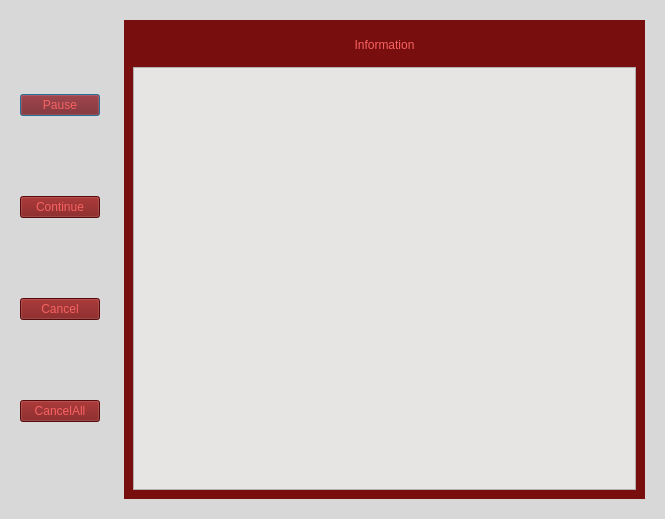
<?xml version="1.0" encoding="UTF-8"?>
<ui version="4.0">
 <class>TestingWindow</class>
 <widget class="QDialog" name="Dialog">
  <property name="geometry">
   <rect>
    <x>0</x>
    <y>0</y>
    <width>665</width>
    <height>519</height>
   </rect>
  </property>
  <property name="windowTitle">
   <string>Testing</string>
  </property>
  <property name="styleSheet">
   <string notr="true">background-color:#D8D8D8</string>
  </property>
  <layout class="QHBoxLayout" name="horizontalLayout">
   <item>
    <widget class="QWidget" name="widget" native="true">
     <layout class="QVBoxLayout" name="verticalLayout_4">
      <item>
       <widget class="QPushButton" name="Pausebtn">
        <property name="styleSheet">
         <string notr="true">background-color:#790E0E;color:#F86262</string>
        </property>
        <property name="text">
         <string>Pause</string>
        </property>
       </widget>
      </item>
      <item>
       <widget class="QPushButton" name="Continuebtn">
        <property name="styleSheet">
         <string notr="true">background-color:#790E0E;color:#F86262</string>
        </property>
        <property name="text">
         <string>Continue</string>
        </property>
       </widget>
      </item>
      <item>
       <widget class="QPushButton" name="Cancelbtn">
        <property name="styleSheet">
         <string notr="true">background-color:#790E0E;color:#F86262</string>
        </property>
        <property name="text">
         <string>Cancel</string>
        </property>
       </widget>
      </item>
      <item>
       <widget class="QPushButton" name="CancelAllbtn">
        <property name="styleSheet">
         <string notr="true">background-color:#790E0E;color:#F86262</string>
        </property>
        <property name="text">
         <string>CancelAll</string>
        </property>
       </widget>
      </item>
     </layout>
    </widget>
   </item>
   <item>
    <widget class="QWidget" name="widget_2" native="true">
     <layout class="QVBoxLayout" name="verticalLayout_3">
      <item>
       <widget class="QWidget" name="Info_Area" native="true">
        <property name="styleSheet">
         <string notr="true">background-color:#790E0E</string>
        </property>
        <layout class="QVBoxLayout" name="verticalLayout_2">
         <item>
          <widget class="QWidget" name="Info_Text" native="true">
           <property name="styleSheet">
            <string notr="true"/>
           </property>
           <layout class="QVBoxLayout" name="verticalLayout">
            <item>
             <widget class="QLabel" name="label">
              <property name="styleSheet">
               <string notr="true">color:#F86262</string>
              </property>
              <property name="text">
               <string>Information</string>
              </property>
              <property name="alignment">
               <set>Qt::AlignCenter</set>
              </property>
             </widget>
            </item>
           </layout>
          </widget>
         </item>
         <item>
          <widget class="QTextEdit" name="textEdit">
           <property name="styleSheet">
            <string notr="true">background-color:#E7E4E4</string>
           </property>
          </widget>
         </item>
        </layout>
       </widget>
      </item>
     </layout>
    </widget>
   </item>
  </layout>
 </widget>
 <resources/>
 <connections/>
</ui>
